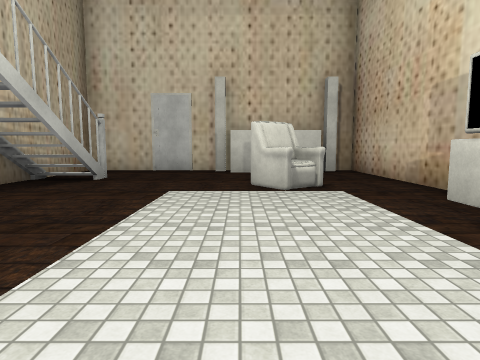
view 1 (above)

16 first-person views from a walk through a 3-D level made in the Unity game engine. The camera is 1.4 m above the floor, tilts 6° down and sees 75° across. Doors are open. The floor is counted in squares, 2 m on a side. Each view is taken from the middle of a square. On the plan, view 1 faces up. The plan holds only what a view shows up to about 10 squares ahead; the rest is blank. The player is left out. Some surface patterns are stand-ins.

view 2
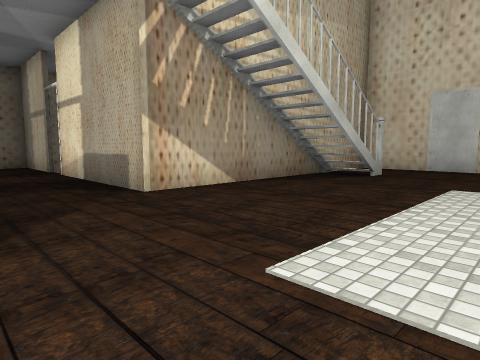

view 3
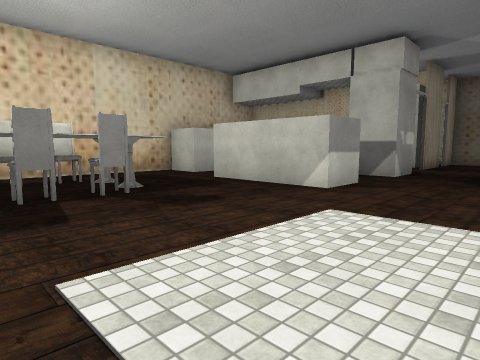

view 4
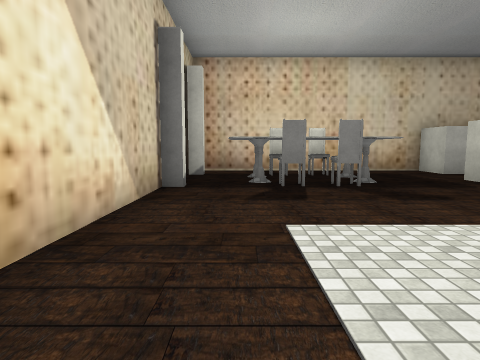

view 5
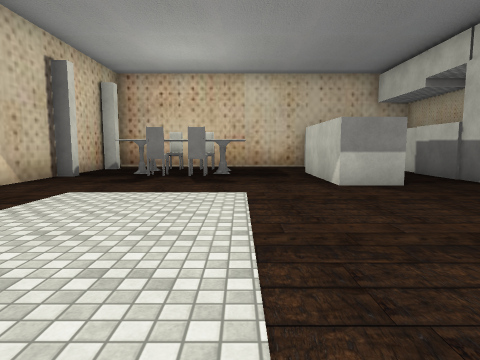

view 6
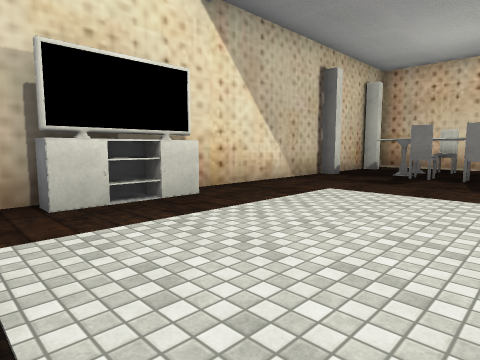

view 7
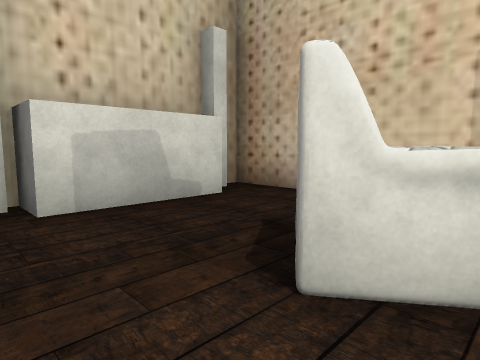

view 8
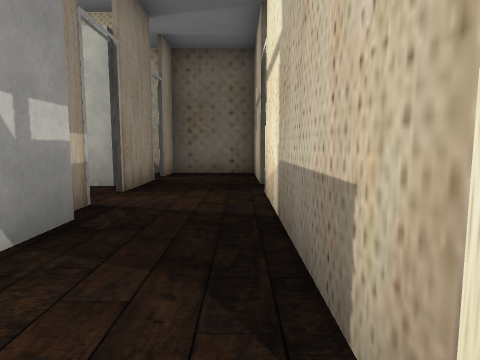

view 9
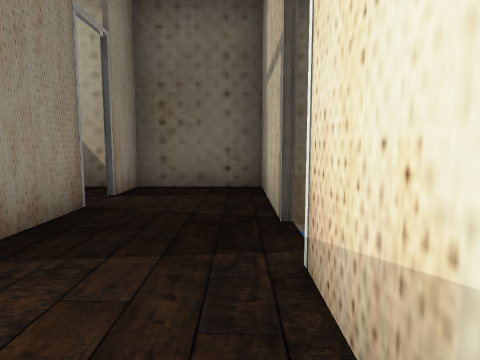

view 10
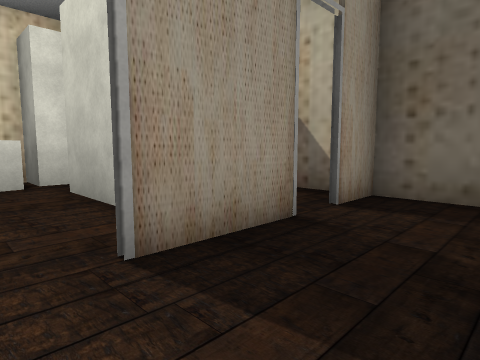

view 11
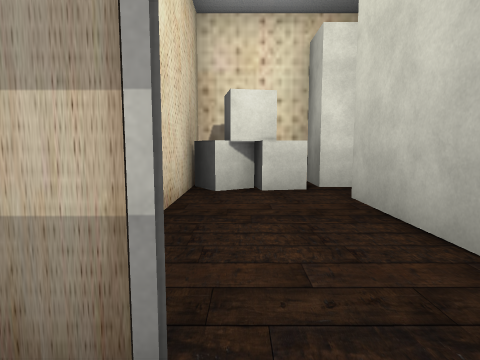

view 12
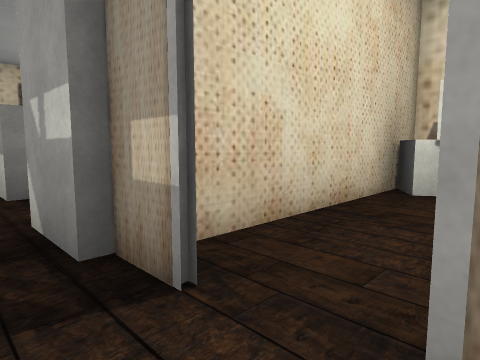

view 13
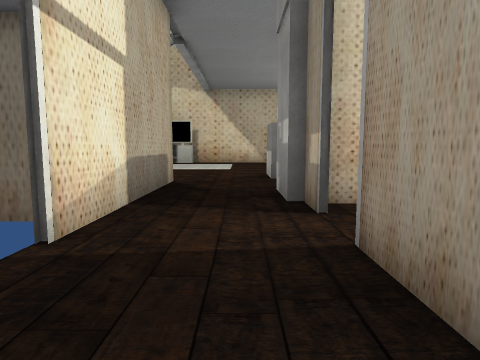

view 14
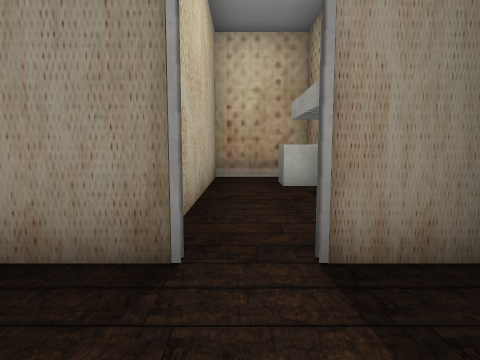

view 15
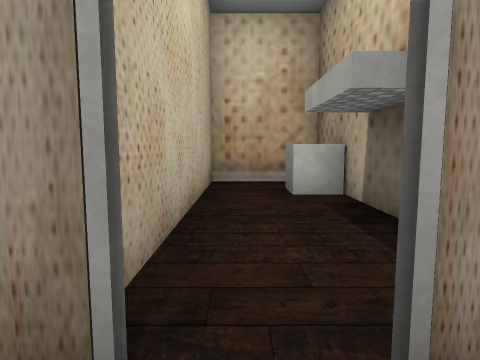

view 16
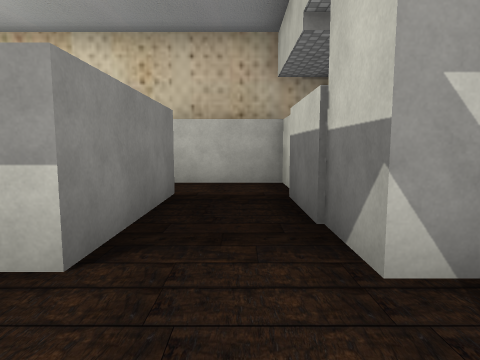

### Floor plan
Ten units are one square. View 1 is at (0, 0); x grows to the right and y downward. Boxes are objects, and circles mark ways between rooms. Rooms are numbered by the first view taken in them; rooms with no view inside come last. Other rooms are left out.
<svg viewBox="-131 -100 171 170">
<path fill="none" stroke="#000" d="M-40 8 -28 8 -28 38M28 -20 28 -36M28 -28 31 -28 31 -34M29 25 34 25 34 -95 29 -95M-31 -60 -31 -55M31 29 31 24M-70 6 -64 6M-29 -71 -31 -65M-33 51 -33 64 31 64M-31 -73 -31 -65M29 50 34 50M-45 -75 -45 -14 -89 -14M34 55 34 35M22 -86 -3 -86 -3 -95M-6 -95 -35 -95M-104 8 -70 8M-126 8 -104 8M-98 -14 -126 -14 -126 10M-100 54 -94 54M-95 64 -72 64 -72 10M-95 11 -95 42M-126 10 -126 64 -104 64 -104 14M-57 36 -57 51 -33 51M-40 38 -40 8M-57 14 -57 35M-35 -95 -45 -95 -45 -75"/>
<rect x="-65" y="5" width="10" height="10" fill="#bbb"><title>block</title></rect>
<rect x="-5" y="45" width="10" height="10" fill="#bbb"><title>chair</title></rect>
<rect x="-5" y="25" width="10" height="10" fill="#bbb"><title>chair</title></rect>
<rect x="5" y="45" width="10" height="10" fill="#bbb"><title>chair</title></rect>
<rect x="5" y="25" width="10" height="10" fill="#bbb"><title>chair</title></rect>
<rect x="5" y="-65" width="10" height="20" fill="#bbb"><title>chair</title></rect>
<rect x="25" y="-45" width="10" height="10" fill="#bbb"><title>TV</title></rect>
<rect x="-95" y="45" width="10" height="20" fill="#bbb"><title>box</title></rect>
<rect x="-85" y="45" width="10" height="20" fill="#bbb"><title>box</title></rect>
<rect x="-125" y="45" width="10" height="10" fill="#bbb"><title>cube</title></rect>
<circle cx="-110" cy="0" r="3" fill="#2a7"/>
<circle cx="-95" cy="-15" r="3" fill="#2a7"/>
<circle cx="-85" cy="10" r="3" fill="#2a7"/>
<circle cx="-40" cy="40" r="3" fill="#2a7"/>
<circle cx="-45" cy="10" r="3" fill="#2a7"/>
<circle cx="-30" cy="-85" r="3" fill="#2a7"/>
<circle cx="-40" cy="-65" r="3" fill="#2a7"/>
<circle cx="-110" cy="10" r="3" fill="#2a7"/>
<text x="-10" y="-10">1</text>
<text x="-120" y="-10">2</text>
<text x="-90" y="40">3</text>
<text x="-120" y="30">4</text>
<text x="-50" y="30">5</text>
<text x="-40" y="-90">6</text>
</svg>
Room 1 opens to room 2. Room 1 opens to room 3. Room 1 opens to room 5. Room 1 opens to room 6. Room 2 opens to room 4.

Where each view was taken, in squares from view 1:
view 1: 0 up, 0 right, facing up
view 2: 1 down, 0 right, facing up-left
view 3: 2 up, 2 right, facing down-left
view 4: 3 up, 2 right, facing down
view 5: 5 up, 1 left, facing down
view 6: 5 up, 1 left, facing down-right
view 7: 5 up, 1 left, facing up-right
view 8: 1 up, 4 left, facing left
view 9: 1 up, 7 left, facing left
view 10: 1 up, 8 left, facing down-left
view 11: 0 up, 8 left, facing down
view 12: 0 up, 9 left, facing down-right
view 13: 0 up, 11 left, facing right
view 14: 1 up, 11 left, facing down
view 15: 0 up, 11 left, facing down
view 16: 1 up, 5 left, facing down
